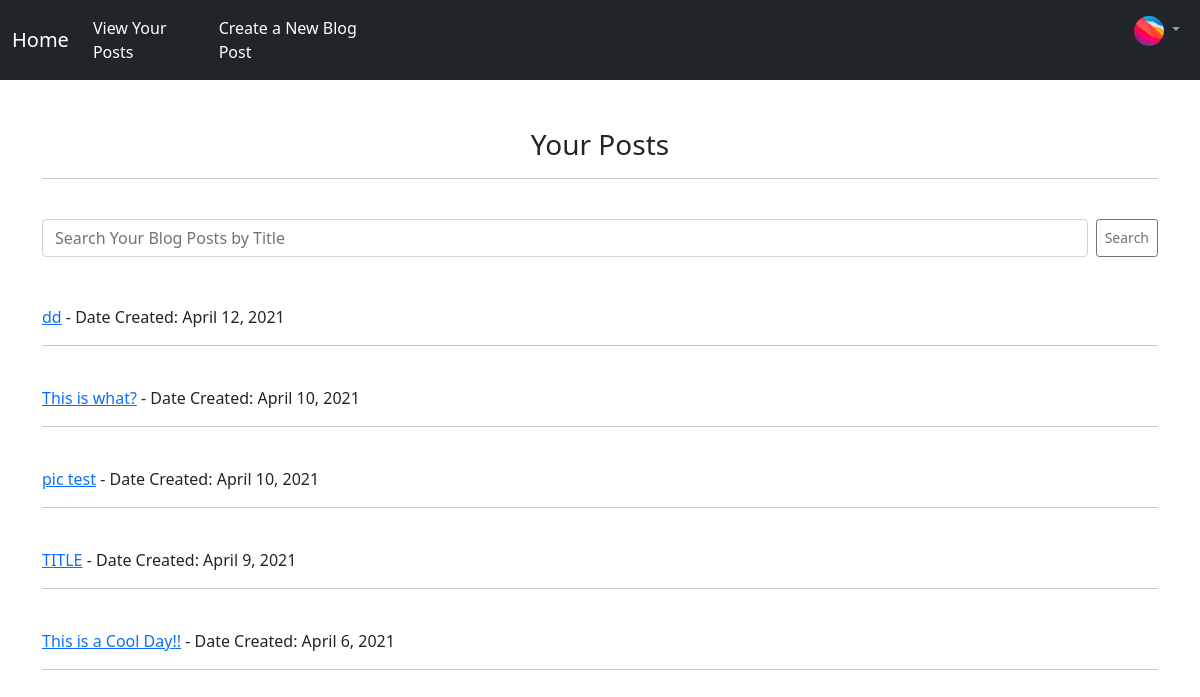
Page /user-list/ (signed in) on the committed database.
### yapp/models.py (models this page shows, shortened)
class Profile(models.Model):
    user = models.OneToOneField(User, on_delete=models.CASCADE, null=True, blank=True)
    pic = models.ImageField(null=True, blank=True, upload_to='images/profile/')
    website_url = models.URLField(null=True, blank=True)
    twitter_url = models.URLField(null=True, blank=True)
    instagram_url = models.URLField(null=True, blank=True)
    facebook_url = models.URLField(null=True, blank=True)
    body = RichTextField(null=True, blank=True)

class Post(models.Model):
    user = models.ForeignKey(User, on_delete=models.CASCADE, null=True)
    title = models.CharField(max_length=200, null=True, blank=True)
    image = models.ImageField(null=True, blank=True)
    date = models.DateField(auto_now_add=True, null=True, blank=True)
    body = RichTextField(null=True, blank=True)
    second_image = models.ImageField(null=True, blank=True)

### yapp/views.py (the view)
# urls.py: path('user-list/', BlogUserListView.as_view(), name="user"),
class BlogUserListView(LoginRequiredMixin, ListView):
    model = Post
    template_name = 'yapp/list.html'
    ordering = ['-id']

### yapp/templates/yapp/list.html (shortened to what this page needs)
{% extends 'base.html' %}
{% block content %}
{% if user.is_authenticated %}
<center><h3>Your Posts</h3></center><hr><br>
<form class="d-flex" method="POST" action="{% url 'user_search' %}">
    <input class="form-control me-2" type="search" placeholder="Search Your Blog Posts by Title" aria-label="Search" name="searched">
    <button class="btn btn-sm btn-outline-secondary" type="submit">Search</button>
  </form><br><br>
{% for post in object_list %}
{% if post.user.id == request.user.id %}
<a href="{% url 'detail' post.id %}">{{ post.title }}</a> - Date Created: {{ post.date }}<br>
 <hr><br>
{% endif %}
{% empty %}
<h2>You have No Blog Posts Yet... Add One? Click <a href="{% url 'create' %}">here</a></h2>
{% endfor %}
{% else %}
<h3>Hey!! You are not currently logged In!! <a href="{% url 'index' %}">Go Back</a></h3>
{% endif %}
{% endblock %}

### yapp/templates/base.html (shortened to what this page needs)
{% load static %}
<!doctype html>
<html lang="en">
  <head>
    <link href="https://cdn.jsdelivr.net/npm/bootstrap@5.0.0-beta3/dist/css/bootstrap.min.css" rel="stylesheet">
  </head>
  <body>
        <nav class="navbar navbar-expand-lg navbar-dark bg-dark">
            <div class="container-fluid">
              <a class="navbar-brand" href="{% url 'index' %}">Home</a>
              <div class="collapse navbar-collapse" id="navbarSupportedContent">
                <ul class="navbar-nav me-auto mb-2 mb-lg-0">
                  {% if user.is_authenticated %}
                  <li class="nav-item">
                    <a class="nav-link active" aria-current="page" href="{% url 'user' %}">View Your Posts</a>
                  </li>
                  <li class="nav-item">
                    <a class="nav-link active" aria-current="page" href="{% url 'create' %}">Create a New Blog Post</a>
                  </li>
                <ul><ul><ul><ul><ul><ul><ul><ul><ul><ul><ul><ul><ul><ul><ul><ul><ul><ul><ul><ul><ul><ul><ul>
                  <li class="nav-item dropdown">
                    <a class="nav-link dropdown-toggle" href="#" id="navbarDropdown" role="button" data-bs-toggle="dropdown" aria-expanded="false">
                      {% if request.user.profile.pic %}<img src="{{request.user.profile.pic.url}}" height="30" width="30" class="rounded-circle">
                      {% else %} <img src="{% static 'yapp\images\user_profile_default_2.png' %}" height="30" width="30" class="rounded-circle">{% endif %}
                    </a>
                  </li>
                  {% endif %}
              </div>
            </div>
          </nav>
          <div class="container">
        <br><br>
    {% block content %}
    {% endblock %}
    </div>
  </body>
</html>

### rows in the picture
Post: title "dd", date "April 12, 2021"
Post: title "This is what?", date "April 10, 2021"
Post: title "pic test", date "April 10, 2021"
Post: title "TITLE", date "April 9, 2021"
Post: title "This is a Cool Day!!", date "April 6, 2021"
